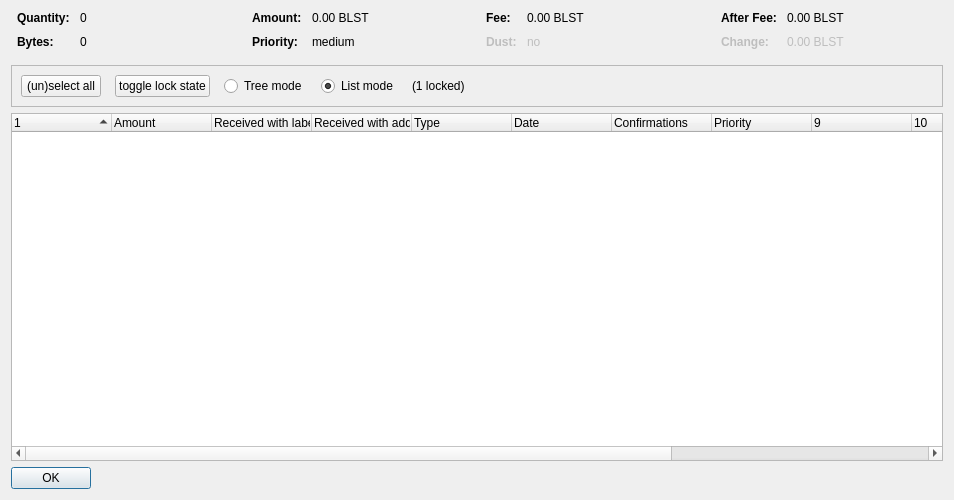
<?xml version="1.0" encoding="UTF-8"?>
<ui version="4.0">
 <class>CoinControlDialog</class>
 <widget class="QDialog" name="CoinControlDialog">
  <property name="geometry">
   <rect>
    <x>0</x>
    <y>0</y>
    <width>954</width>
    <height>500</height>
   </rect>
  </property>
  <property name="windowTitle">
   <string>Coin Selection</string>
  </property>
  <layout class="QVBoxLayout" name="verticalLayout">
   <item>
    <layout class="QHBoxLayout" name="horizontalLayoutTop" stretch="0,0,0,0">
     <property name="topMargin">
      <number>0</number>
     </property>
     <property name="bottomMargin">
      <number>10</number>
     </property>
     <item>
      <layout class="QFormLayout" name="formLayoutCoinControl1">
       <property name="horizontalSpacing">
        <number>10</number>
       </property>
       <property name="verticalSpacing">
        <number>10</number>
       </property>
       <property name="leftMargin">
        <number>6</number>
       </property>
       <property name="rightMargin">
        <number>6</number>
       </property>
       <item row="0" column="0">
        <widget class="QLabel" name="labelCoinControlQuantityText">
         <property name="font">
          <font>
           <weight>75</weight>
           <bold>true</bold>
          </font>
         </property>
         <property name="text">
          <string>Quantity:</string>
         </property>
        </widget>
       </item>
       <item row="0" column="1">
        <widget class="QLabel" name="labelCoinControlQuantity">
         <property name="cursor">
          <cursorShape>IBeamCursor</cursorShape>
         </property>
         <property name="contextMenuPolicy">
          <enum>Qt::ActionsContextMenu</enum>
         </property>
         <property name="text">
          <string notr="true">0</string>
         </property>
         <property name="textInteractionFlags">
          <set>Qt::LinksAccessibleByMouse|Qt::TextSelectableByKeyboard|Qt::TextSelectableByMouse</set>
         </property>
        </widget>
       </item>
       <item row="1" column="0">
        <widget class="QLabel" name="labelCoinControlBytesText">
         <property name="font">
          <font>
           <weight>75</weight>
           <bold>true</bold>
          </font>
         </property>
         <property name="text">
          <string>Bytes:</string>
         </property>
        </widget>
       </item>
       <item row="1" column="1">
        <widget class="QLabel" name="labelCoinControlBytes">
         <property name="cursor">
          <cursorShape>IBeamCursor</cursorShape>
         </property>
         <property name="contextMenuPolicy">
          <enum>Qt::ActionsContextMenu</enum>
         </property>
         <property name="text">
          <string notr="true">0</string>
         </property>
         <property name="textInteractionFlags">
          <set>Qt::LinksAccessibleByMouse|Qt::TextSelectableByKeyboard|Qt::TextSelectableByMouse</set>
         </property>
        </widget>
       </item>
      </layout>
     </item>
     <item>
      <layout class="QFormLayout" name="formLayoutCoinControl2">
       <property name="horizontalSpacing">
        <number>10</number>
       </property>
       <property name="verticalSpacing">
        <number>10</number>
       </property>
       <property name="leftMargin">
        <number>6</number>
       </property>
       <property name="rightMargin">
        <number>6</number>
       </property>
       <item row="0" column="0">
        <widget class="QLabel" name="labelCoinControlAmountText">
         <property name="font">
          <font>
           <weight>75</weight>
           <bold>true</bold>
          </font>
         </property>
         <property name="text">
          <string>Amount:</string>
         </property>
        </widget>
       </item>
       <item row="0" column="1">
        <widget class="QLabel" name="labelCoinControlAmount">
         <property name="cursor">
          <cursorShape>IBeamCursor</cursorShape>
         </property>
         <property name="contextMenuPolicy">
          <enum>Qt::ActionsContextMenu</enum>
         </property>
         <property name="text">
          <string notr="true">0.00 BLST</string>
         </property>
         <property name="textInteractionFlags">
          <set>Qt::LinksAccessibleByMouse|Qt::TextSelectableByKeyboard|Qt::TextSelectableByMouse</set>
         </property>
        </widget>
       </item>
       <item row="1" column="0">
        <widget class="QLabel" name="labelCoinControlPriorityText">
         <property name="font">
          <font>
           <weight>75</weight>
           <bold>true</bold>
          </font>
         </property>
         <property name="text">
          <string>Priority:</string>
         </property>
        </widget>
       </item>
       <item row="1" column="1">
        <widget class="QLabel" name="labelCoinControlPriority">
         <property name="cursor">
          <cursorShape>IBeamCursor</cursorShape>
         </property>
         <property name="contextMenuPolicy">
          <enum>Qt::ActionsContextMenu</enum>
         </property>
         <property name="text">
          <string>medium</string>
         </property>
         <property name="textInteractionFlags">
          <set>Qt::LinksAccessibleByMouse|Qt::TextSelectableByKeyboard|Qt::TextSelectableByMouse</set>
         </property>
        </widget>
       </item>
      </layout>
     </item>
     <item>
      <layout class="QFormLayout" name="formLayoutCoinControl3">
       <property name="horizontalSpacing">
        <number>10</number>
       </property>
       <property name="verticalSpacing">
        <number>10</number>
       </property>
       <property name="leftMargin">
        <number>6</number>
       </property>
       <property name="rightMargin">
        <number>6</number>
       </property>
       <item row="0" column="0">
        <widget class="QLabel" name="labelCoinControlFeeText">
         <property name="font">
          <font>
           <weight>75</weight>
           <bold>true</bold>
          </font>
         </property>
         <property name="text">
          <string>Fee:</string>
         </property>
        </widget>
       </item>
       <item row="0" column="1">
        <widget class="QLabel" name="labelCoinControlFee">
         <property name="cursor">
          <cursorShape>IBeamCursor</cursorShape>
         </property>
         <property name="contextMenuPolicy">
          <enum>Qt::ActionsContextMenu</enum>
         </property>
         <property name="text">
          <string notr="true">0.00 BLST</string>
         </property>
         <property name="textInteractionFlags">
          <set>Qt::LinksAccessibleByMouse|Qt::TextSelectableByKeyboard|Qt::TextSelectableByMouse</set>
         </property>
        </widget>
       </item>
       <item row="1" column="0">
        <widget class="QLabel" name="labelCoinControlLowOutputText">
         <property name="enabled">
          <bool>false</bool>
         </property>
         <property name="font">
          <font>
           <weight>75</weight>
           <bold>true</bold>
          </font>
         </property>
         <property name="text">
          <string>Dust:</string>
         </property>
        </widget>
       </item>
       <item row="1" column="1">
        <widget class="QLabel" name="labelCoinControlLowOutput">
         <property name="enabled">
          <bool>false</bool>
         </property>
         <property name="cursor">
          <cursorShape>IBeamCursor</cursorShape>
         </property>
         <property name="contextMenuPolicy">
          <enum>Qt::ActionsContextMenu</enum>
         </property>
         <property name="text">
          <string>no</string>
         </property>
         <property name="textInteractionFlags">
          <set>Qt::LinksAccessibleByMouse|Qt::TextSelectableByKeyboard|Qt::TextSelectableByMouse</set>
         </property>
        </widget>
       </item>
      </layout>
     </item>
     <item>
      <layout class="QFormLayout" name="formLayoutCoinControl4">
       <property name="horizontalSpacing">
        <number>10</number>
       </property>
       <property name="verticalSpacing">
        <number>10</number>
       </property>
       <property name="leftMargin">
        <number>6</number>
       </property>
       <property name="rightMargin">
        <number>6</number>
       </property>
       <item row="0" column="0">
        <widget class="QLabel" name="labelCoinControlAfterFeeText">
         <property name="font">
          <font>
           <weight>75</weight>
           <bold>true</bold>
          </font>
         </property>
         <property name="text">
          <string>After Fee:</string>
         </property>
        </widget>
       </item>
       <item row="0" column="1">
        <widget class="QLabel" name="labelCoinControlAfterFee">
         <property name="cursor">
          <cursorShape>IBeamCursor</cursorShape>
         </property>
         <property name="contextMenuPolicy">
          <enum>Qt::ActionsContextMenu</enum>
         </property>
         <property name="text">
          <string notr="true">0.00 BLST</string>
         </property>
         <property name="textInteractionFlags">
          <set>Qt::LinksAccessibleByMouse|Qt::TextSelectableByKeyboard|Qt::TextSelectableByMouse</set>
         </property>
        </widget>
       </item>
       <item row="1" column="0">
        <widget class="QLabel" name="labelCoinControlChangeText">
         <property name="enabled">
          <bool>false</bool>
         </property>
         <property name="font">
          <font>
           <weight>75</weight>
           <bold>true</bold>
          </font>
         </property>
         <property name="text">
          <string>Change:</string>
         </property>
        </widget>
       </item>
       <item row="1" column="1">
        <widget class="QLabel" name="labelCoinControlChange">
         <property name="enabled">
          <bool>false</bool>
         </property>
         <property name="cursor">
          <cursorShape>IBeamCursor</cursorShape>
         </property>
         <property name="contextMenuPolicy">
          <enum>Qt::ActionsContextMenu</enum>
         </property>
         <property name="text">
          <string notr="true">0.00 BLST</string>
         </property>
         <property name="textInteractionFlags">
          <set>Qt::LinksAccessibleByMouse|Qt::TextSelectableByKeyboard|Qt::TextSelectableByMouse</set>
         </property>
        </widget>
       </item>
      </layout>
     </item>
    </layout>
   </item>
   <item>
    <widget class="QFrame" name="frame">
     <property name="minimumSize">
      <size>
       <width>0</width>
       <height>40</height>
      </size>
     </property>
     <property name="frameShape">
      <enum>QFrame::StyledPanel</enum>
     </property>
     <property name="frameShadow">
      <enum>QFrame::Sunken</enum>
     </property>
     <layout class="QHBoxLayout" name="horizontalLayout">
      <item>
       <layout class="QHBoxLayout" name="horizontalLayoutPanel" stretch="0,0,0,0,0,0">
        <property name="spacing">
         <number>14</number>
        </property>
        <item>
         <widget class="QPushButton" name="pushButtonSelectAll">
          <property name="sizePolicy">
           <sizepolicy hsizetype="Maximum" vsizetype="Fixed">
            <horstretch>0</horstretch>
            <verstretch>0</verstretch>
           </sizepolicy>
          </property>
          <property name="text">
           <string>(un)select all</string>
          </property>
          <property name="autoDefault">
           <bool>false</bool>
          </property>
         </widget>
        </item>
        <item>
         <widget class="QPushButton" name="pushButtonToggleLock">
          <property name="sizePolicy">
           <sizepolicy hsizetype="Maximum" vsizetype="Fixed">
            <horstretch>0</horstretch>
            <verstretch>0</verstretch>
           </sizepolicy>
          </property>
          <property name="text">
           <string>toggle lock state</string>
          </property>
          <property name="autoDefault">
           <bool>false</bool>
          </property>
         </widget>
        </item>
        <item>
         <widget class="QRadioButton" name="radioTreeMode">
          <property name="sizePolicy">
           <sizepolicy hsizetype="Maximum" vsizetype="Fixed">
            <horstretch>0</horstretch>
            <verstretch>0</verstretch>
           </sizepolicy>
          </property>
          <property name="text">
           <string>Tree mode</string>
          </property>
         </widget>
        </item>
        <item>
         <widget class="QRadioButton" name="radioListMode">
          <property name="sizePolicy">
           <sizepolicy hsizetype="Maximum" vsizetype="Fixed">
            <horstretch>0</horstretch>
            <verstretch>0</verstretch>
           </sizepolicy>
          </property>
          <property name="text">
           <string>List mode</string>
          </property>
          <property name="checked">
           <bool>true</bool>
          </property>
         </widget>
        </item>
        <item>
         <widget class="QLabel" name="labelLocked">
          <property name="text">
           <string>(1 locked)</string>
          </property>
         </widget>
        </item>
        <item>
         <spacer name="horizontalSpacer">
          <property name="orientation">
           <enum>Qt::Horizontal</enum>
          </property>
          <property name="sizeHint" stdset="0">
           <size>
            <width>40</width>
            <height>20</height>
           </size>
          </property>
         </spacer>
        </item>
       </layout>
      </item>
     </layout>
    </widget>
   </item>
   <item>
    <widget class="CoinControlTreeWidget" name="treeWidget">
     <property name="contextMenuPolicy">
      <enum>Qt::CustomContextMenu</enum>
     </property>
     <property name="sortingEnabled">
      <bool>false</bool>
     </property>
     <property name="columnCount">
      <number>13</number>
     </property>
     <attribute name="headerShowSortIndicator" stdset="0">
      <bool>true</bool>
     </attribute>
     <attribute name="headerStretchLastSection">
      <bool>false</bool>
     </attribute>
     <column>
      <property name="text">
       <string/>
      </property>
     </column>
     <column>
      <property name="text">
       <string>Amount</string>
      </property>
     </column>
     <column>
      <property name="text">
       <string>Received with label</string>
      </property>
     </column>
     <column>
      <property name="text">
       <string>Received with address</string>
      </property>
     </column>
     <column>
      <property name="text">
	<string>Type</string>
      </property>
     </column>
     <column>
      <property name="text">	 
       <string>Date</string>
      </property>
     </column>
     <column>
      <property name="text">
       <string>Confirmations</string>
      </property>
      <property name="toolTip">
       <string>Confirmed</string>
      </property>
     </column>
     <column>
      <property name="text">
       <string>Priority</string>
      </property>
     </column>
     <column>
      <property name="text">
       <string/>
      </property>
     </column>
     <column>
      <property name="text">
       <string/>
      </property>
     </column>
     <column>
      <property name="text">
       <string/>
      </property>
     </column>
     <column>
      <property name="text">
       <string/>
      </property>
     </column>
     <column>
      <property name="text">
       <string/>
      </property>
     </column>
    </widget>
   </item>
   <item>
    <widget class="QDialogButtonBox" name="buttonBox">
     <property name="sizePolicy">
      <sizepolicy hsizetype="Maximum" vsizetype="Fixed">
       <horstretch>0</horstretch>
       <verstretch>0</verstretch>
      </sizepolicy>
     </property>
     <property name="orientation">
      <enum>Qt::Horizontal</enum>
     </property>
     <property name="standardButtons">
      <set>QDialogButtonBox::Ok</set>
     </property>
    </widget>
   </item>
  </layout>
 </widget>
 <customwidgets>
  <customwidget>
   <class>CoinControlTreeWidget</class>
   <extends>QTreeWidget</extends>
   <header>coincontroltreewidget.h</header>
  </customwidget>
 </customwidgets>
 <resources/>
 <connections/>
</ui>
